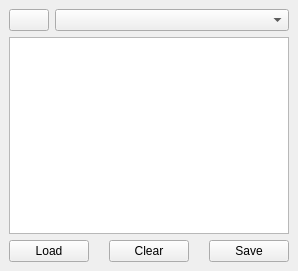
<?xml version="1.0" encoding="UTF-8"?>
<ui version="4.0">
 <class>GeoPlaneFitDockWidgetBase</class>
 <widget class="QDockWidget" name="GeoPlaneFitDockWidgetBase">
  <property name="geometry">
   <rect>
    <x>0</x>
    <y>0</y>
    <width>298</width>
    <height>271</height>
   </rect>
  </property>
  <property name="windowTitle">
   <string>Geoplane collector</string>
  </property>
  <widget class="QWidget" name="dockWidgetContents">
   <layout class="QGridLayout" name="gridLayout">
    <item row="4" column="0" rowspan="2">
     <layout class="QHBoxLayout" name="horizontalLayoutButtons">
      <item>
       <widget class="QPushButton" name="loadButton">
        <property name="text">
         <string>Load</string>
        </property>
       </widget>
      </item>
      <item>
       <spacer name="horizontalSpacer">
        <property name="orientation">
         <enum>Qt::Horizontal</enum>
        </property>
        <property name="sizeHint" stdset="0">
         <size>
          <width>40</width>
          <height>20</height>
         </size>
        </property>
       </spacer>
      </item>
      <item>
       <widget class="QPushButton" name="clearButton">
        <property name="text">
         <string>Clear</string>
        </property>
       </widget>
      </item>
      <item>
       <spacer name="horizontalSpacer_2">
        <property name="orientation">
         <enum>Qt::Horizontal</enum>
        </property>
        <property name="sizeHint" stdset="0">
         <size>
          <width>40</width>
          <height>20</height>
         </size>
        </property>
       </spacer>
      </item>
      <item>
       <widget class="QPushButton" name="saveButton">
        <property name="text">
         <string>Save</string>
        </property>
       </widget>
      </item>
     </layout>
    </item>
    <item row="2" column="0">
     <widget class="QListView" name="geoplaneView"/>
    </item>
    <item row="0" column="0">
     <layout class="QHBoxLayout" name="horizontalLayoutHead">
      <item>
       <widget class="QPushButton" name="digiButton">
        <property name="sizePolicy">
         <sizepolicy hsizetype="Minimum" vsizetype="Fixed">
          <horstretch>0</horstretch>
          <verstretch>0</verstretch>
         </sizepolicy>
        </property>
        <property name="toolTip">
         <string>Collect trace</string>
        </property>
        <property name="text">
         <string/>
        </property>
       </widget>
      </item>
      <item>
       <widget class="QgsMapLayerComboBox" name="rasterComboBox">
        <property name="sizePolicy">
         <sizepolicy hsizetype="Expanding" vsizetype="Fixed">
          <horstretch>0</horstretch>
          <verstretch>0</verstretch>
         </sizepolicy>
        </property>
        <property name="toolTip">
         <string>Select DEM layer</string>
        </property>
        <property name="showCrs">
         <bool>true</bool>
        </property>
       </widget>
      </item>
     </layout>
    </item>
   </layout>
  </widget>
 </widget>
 <customwidgets>
  <customwidget>
   <class>QgsMapLayerComboBox</class>
   <extends>QComboBox</extends>
   <header>qgsmaplayercombobox.h</header>
  </customwidget>
 </customwidgets>
 <resources/>
 <connections/>
</ui>
